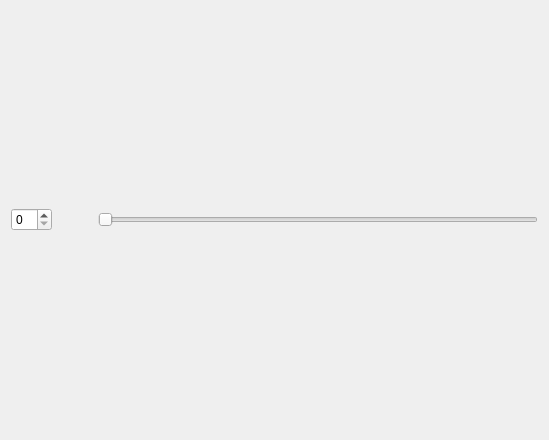
<?xml version="1.0" encoding="UTF-8"?>
<ui version="4.0">
 <class>samllWidget</class>
 <widget class="QWidget" name="samllWidget">
  <property name="geometry">
   <rect>
    <x>0</x>
    <y>0</y>
    <width>549</width>
    <height>440</height>
   </rect>
  </property>
  <property name="windowTitle">
   <string>Form</string>
  </property>
  <layout class="QHBoxLayout" name="horizontalLayout">
   <item>
    <widget class="QSpinBox" name="spinBox"/>
   </item>
   <item>
    <spacer name="horizontalSpacer">
     <property name="orientation">
      <enum>Qt::Horizontal</enum>
     </property>
     <property name="sizeType">
      <enum>QSizePolicy::Fixed</enum>
     </property>
     <property name="sizeHint" stdset="0">
      <size>
       <width>40</width>
       <height>20</height>
      </size>
     </property>
    </spacer>
   </item>
   <item>
    <widget class="QSlider" name="horizontalSlider">
     <property name="orientation">
      <enum>Qt::Horizontal</enum>
     </property>
    </widget>
   </item>
  </layout>
 </widget>
 <resources/>
 <connections/>
</ui>
